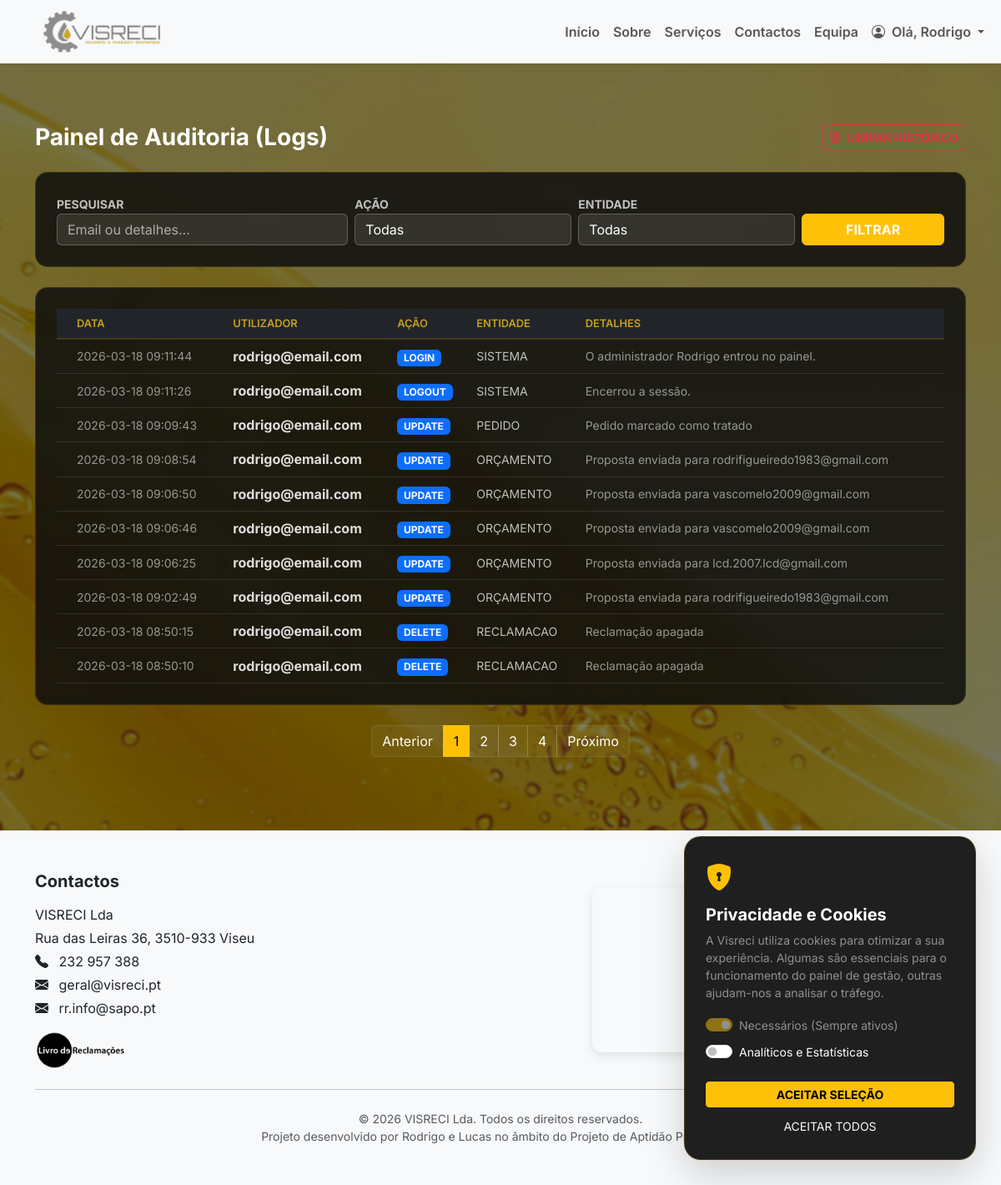
The app's page /admin/logs (signed in), older data.
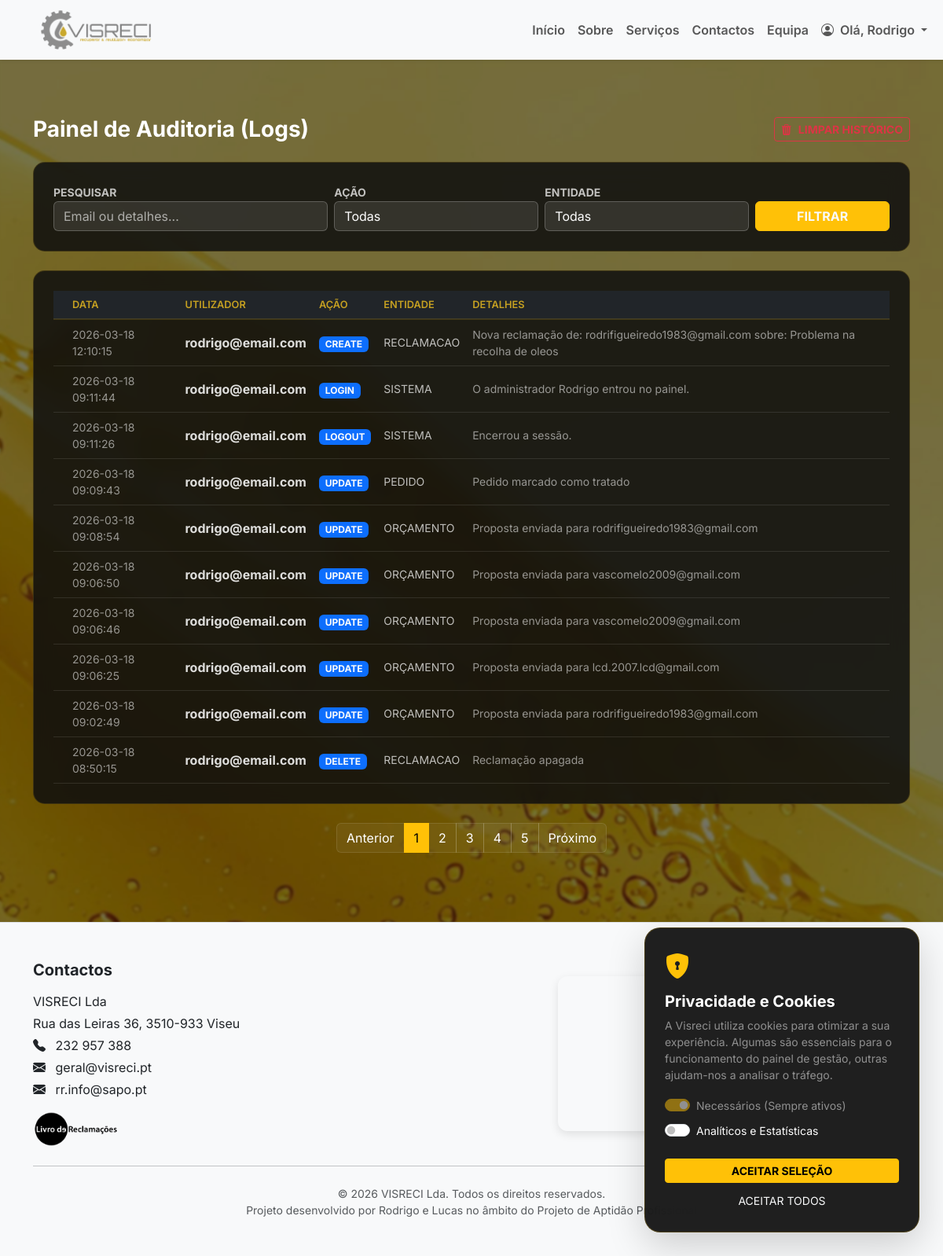
The same page, newer data.
### tables this page shows
CREATE TABLE logs (
            id INTEGER PRIMARY KEY AUTOINCREMENT,
            user_id INTEGER,
            user_email TEXT,
            action TEXT NOT NULL,
            entity TEXT NOT NULL,
            entity_id INTEGER,
            details TEXT,
            created_at DATETIME DEFAULT (datetime('now', 'localtime'))
        );

### app.py (the view)
@app.route("/admin/logs")
@login_required
def admin_logs():
    if session.get("user_role") != "admin": return redirect(url_for("dashboard"))
    page, q = request.args.get('page', 1, type=int), request.args.get('q', '').strip()
    act_f, ent_f = request.args.get('action', '').strip(), request.args.get('entity', '').strip()
    per_page = 10
    where, params = [], []
    if q: where.append("(user_email LIKE ? OR details LIKE ?)"); p = f"%{q}%"; params.extend([p, p])
    if act_f: where.append("action = ?"); params.append(act_f)
    if ent_f: where.append("entity = ?"); params.append(ent_f)
    where_sql = ("WHERE " + " AND ".join(where)) if where else ""
    conn = get_connection()
    total = conn.execute(f"SELECT COUNT(*) FROM logs {where_sql}", params).fetchone()[0]
    total_pages = max(1, math.ceil(total / per_page))
    logs = conn.execute(f"SELECT * FROM logs {where_sql} ORDER BY id DESC LIMIT ? OFFSET ?", params + [per_page, (page-1)*per_page]).fetchall()
    actions = [r[0] for r in conn.execute("SELECT DISTINCT action FROM logs WHERE action IS NOT NULL").fetchall()]
    entities = [r[0] for r in conn.execute("SELECT DISTINCT entity FROM logs WHERE entity IS NOT NULL").fetchall()]
    conn.close()
    return render_template("admin_logs.html", logs=logs, page=page, total_pages=total_pages, q=q, action=act_f, entity=ent_f, actions=actions, entities=entities)

### app.py (called while the page is built)
def get_connection():
    conn = sqlite3.connect("app.db", timeout=30)
    conn.row_factory = sqlite3.Row
    return conn

def login_required(view_func):
    @wraps(view_func)
    def wrapper(*args, **kwargs):
        if "user_id" not in session:
            return redirect(url_for("login"))
        return view_func(*args, **kwargs)
    return wrapper

@app.context_processor
def inject_translations():
    lang = session.get('lang', 'pt')
    return {
        'lang': lang,
        't': TRANSLATIONS.get(lang, TRANSLATIONS['pt'])
    }

### templates/admin_logs.html (shortened to what this page needs)
{% extends "menu.html" %}
{% block content %}
<section class="py-4 mt-5">
    <div class="container">
        <div class="d-flex justify-content-between align-items-center mb-4">
            <h3 class="text-white fw-bold m-0">Painel de Auditoria (Logs)</h3>
            <form action="{{ url_for('admin_logs_limpar') }}" method="POST"
                onsubmit="return confirm('Tens a certeza que queres apagar todos os logs permanentemente?');">
                <button type="submit" class="btn btn-outline-danger btn-sm fw-bold">
                    <i class="bi bi-trash3-fill me-2"></i>LIMPAR HISTÓRICO
                </button>
            </form>
        </div>
        <form method="GET" action="{{ url_for('admin_logs') }}" class="table-glass on-dark p-3 mb-4">
            <div class="row g-2 align-items-end">
                <div class="col-md-4">
                    <label class="text-warning small fw-bold">PESQUISAR</label>
                    <input type="text" name="q" value="{{ q }}" class="form-control input-glass"
                        placeholder="Email ou detalhes...">
                </div>
                <div class="col-md-3">
                    <label class="text-warning small fw-bold">AÇÃO</label>
                    <select name="action" class="form-select input-glass">
                        <option value="">Todas</option>
                    </select>
                </div>
                <div class="col-md-3">
                    <label class="text-warning small fw-bold">ENTIDADE</label>
                    <select name="entity" class="form-select input-glass">
                        <option value="">Todas</option>
                    </select>
                </div>
                <div class="col-md-2 d-grid">
                    <button type="submit" class="btn btn-warning fw-bold">FILTRAR</button>
                </div>
            </div>
        </form>
        <div class="table-glass on-dark p-0 overflow-hidden">
            <div class="table-responsive">
                <table class="table table-hover align-middle mb-0 text-white">
                    <thead class="bg-dark">
                        <tr class="text-warning">
                            <th class="ps-4">Data</th>
                            <th>Utilizador</th>
                            <th>Ação</th>
                            <th>Entidade</th>
                            <th>Detalhes</th>
                        </tr>
                    </thead>
                    <tbody>
                        {% for l in logs %}
                        <tr class="border-bottom border-secondary border-opacity-25">
                            <td class="ps-4 small opacity-75">{{ l.created_at }}</td>
                            <td class="fw-bold">{{ l.user_email or 'Sistema' }}</td>
                            <td><span class="badge bg-primary">{{ l.action }}</span></td>
                            <td class="text-warning small">{{ l.entity|upper }}</td>
                            <td class="small opacity-75">{{ l.details }}</td>
                        </tr>
                        {% else %}
                        <tr>
                            <td colspan="5" class="text-center py-5 text-muted italic">Nenhum log encontrado.</td>
                        </tr>
                        {% endfor %}
                    </tbody>
                </table>
            </div>
        </div>
        {% if total_pages > 1 %}
        <nav class="mt-4">
            <ul class="pagination justify-content-center custom-pagination">
                <li class="page-item {{ 'disabled' if page == 1 }}">
                    <a class="page-link"
                        href="{{ url_for('admin_logs', page=page-1, q=q, action=action, entity=entity) }}">Anterior</a>
                </li>
                {% for p in range(1, total_pages + 1) %}
                <li class="page-item {{ 'active' if p == page }}">
                    <a class="page-link"
                        href="{{ url_for('admin_logs', page=p, q=q, action=action, entity=entity) }}">{{ p }}</a>
                </li>
                {% endfor %}
                <li class="page-item {{ 'disabled' if page == total_pages }}">
                    <a class="page-link"
                        href="{{ url_for('admin_logs', page=page+1, q=q, action=action, entity=entity) }}">Próximo</a>
                </li>
            </ul>
        </nav>
        {% endif %}
    </div>
</section>
{% endblock %}

### templates/menu.html (shortened to what this page needs)
<!doctype html>
<html lang="pt">
<head>
    <link href="https://cdn.jsdelivr.net/npm/bootstrap@5.3.2/dist/css/bootstrap.min.css" rel="stylesheet">
    <link rel="stylesheet" href="https://cdn.jsdelivr.net/npm/bootstrap-icons@1.11.3/font/bootstrap-icons.min.css">
    <link rel="stylesheet" href="/CSS/style.css">
</head>
<body class="{% block body_class %}{% endblock %}">
    <nav class="navbar navbar-expand-lg navbar-light bg-light shadow-sm sticky-top">
        <div class="container-fluid">
            <a class="navbar-brand mx-auto mx-lg-0 d-flex align-items-center" href="{{ url_for('index') }}">
                <img src="/IMG/LogoLetra.png" alt="Visreci Logo" class="logo-navbar" style="max-height: 50px;">
            </a>
            <div class="collapse navbar-collapse" id="menuNav">
                <ul class="navbar-nav ms-auto mb-2 mb-lg-0 fw-semibold">
                    <li class="nav-item"><a class="nav-link" href="{{ url_for('index') }}">Início</a></li>
                    <li class="nav-item"><a class="nav-link" href="{{ url_for('sobre') }}">Sobre</a></li>
                    <li class="nav-item"><a class="nav-link" href="{{ url_for('servicos') }}">Serviços</a></li>
                    <li class="nav-item"><a class="nav-link" href="{{ url_for('contactos') }}">Contactos</a></li>
                    <li class="nav-item"><a class="nav-link" href="{{ url_for('equipa') }}">Equipa</a></li>
                    {% if session.get("user_id") %}
                    <li class="nav-item dropdown">
                        <a class="nav-link dropdown-toggle" href="#" role="button" data-bs-toggle="dropdown">
                            <i class="bi bi-person-circle me-1"></i> Olá, {{ session.get("user_name") }}
                        </a>
                    </li>
                    {% else %}
                    <li class="nav-item">
                        <a class="nav-link" href="{{ url_for('login') }}">
                            <i class="bi bi-lock-fill me-1"></i> Área de Trabalhadores
                        </a>
                    </li>
                    {% endif %}
                </ul>
            </div>
        </div>
    </nav>
    <main>
        {% block content %}{% endblock %}
    </main>
    <footer class="bg-light text-dark text-center text-md-start py-5 mt-5 border-top">
        <div class="container">
            <div class="row align-items-center">
                <div class="col-md-6 mb-4 mb-md-0">
                    <h5 class="fw-bold mb-3">Contactos</h5>
                    <p class="mb-1">VISRECI Lda</p>
                    <p class="mb-1">Rua das Leiras 36, 3510-933 Viseu</p>
                    <p class="mb-1"><i class="bi bi-telephone-fill me-2"></i> 232 957 388</p>
                    <p class="mb-1"><i class="bi bi-envelope-fill me-2"></i> geral@visreci.pt</p>
                    <p class="mb-3"><i class="bi bi-envelope-fill me-2"></i> rr.info@sapo.pt</p>
                    <a href="/reclamar"
                        class="text-warning text-decoration-none small fw-bold d-flex align-items-center">
                        <img src="{{ url_for('static', filename='IMG/logo_LRE_preto positivo.png') }}"
                            alt="Livro de Reclamações" style="height: 45px; width: auto;" class="me-2">
                    </a>
                </div>
                <div class="col-md-6 d-flex justify-content-center">
                </div>
            </div>
            <hr class="my-4">
            <div class="text-center small text-muted">
                © 2026 VISRECI Lda. Todos os direitos reservados.
            </div>
            <div class="text-center small text-muted">
                Projeto desenvolvido por Rodrigo e Lucas no âmbito do Projeto de Aptidão Profissional
            </div>
        </div>
    </footer>
    <div id="cookie-consent" class="cookie-modal shadow-lg" style="display: none;">
        <div class="cookie-content">
            <div class="cookie-header">
                <i class="bi bi-shield-lock-fill text-warning fs-2"></i>
                <h5 class="text-white mt-2 fw-bold">Privacidade e Cookies</h5>
            </div>
            <div class="cookie-body">
                <p class="text-white-50 small">
                    A Visreci utiliza cookies para otimizar a sua experiência. Algumas são essenciais para o
                    funcionamento do painel de gestão, outras ajudam-nos a analisar o tráfego.
                </p>
                <div class="cookie-options">
                    <div class="form-check form-switch mb-2">
                        <input class="form-check-input" type="checkbox" id="cookies-essenciais" checked disabled>
                        <label class="form-check-label text-white small" for="cookies-essenciais">Necessários (Sempre
                            ativos)</label>
                    </div>
                    <div class="form-check form-switch mb-2">
                        <input class="form-check-input" type="checkbox" id="cookies-analiticos">
                        <label class="form-check-label text-white small" for="cookies-analiticos">Analíticos e
                            Estatísticas</label>
                    </div>
                </div>
            </div>
            <div class="cookie-footer d-grid gap-2 mt-4">
                <button onclick="saveConsent()" class="btn btn-warning fw-bold btn-sm">ACEITAR SELEÇÃO</button>
                <button onclick="acceptAllCookies()" class="btn btn-outline-light btn-sm border-0">ACEITAR
                    TODOS</button>
            </div>
        </div>
    </div>
</body>
</html>

### CSS/style.css (style rules this page uses)
:root { --vis-accent: #ffc107; --vis-accent-hover: #e0a800; --vis-text: #f9fafb; --vis-muted: rgba(255, 255, 255, .72); --vis-glass: rgba(255, 255, 255, .12); --vis-glass-2: rgba(255, 255, 255, .08); --vis-glass-border: rgba(255, 255, 255, .18); --vis-shadow: 0 20px 60px rgba(0, 0, 0, .35); --vis-shadow-soft: 0 10px 30px rgba(0, 0, 0, .20); }
body { background-image: url('/IMG/Background 2.jpg'); background-size: cover; background-repeat: no-repeat; background-position: center; background-attachment: fixed; font-family: 'Inter', sans-serif; position: relative; min-height: 100vh; }
body::before { content: ""; position: fixed; inset: 0; z-index: -1; background: rgba(0, 0, 0, .25); backdrop-filter: blur(1.5px); -webkit-backdrop-filter: blur(1.5px); }
section { scroll-margin-top: 100px; }
.navbar { padding-top: 0.5rem; padding-bottom: 0.5rem; z-index: 1030; }
.logo-navbar { height: 70px; width: auto; margin-left: 40px; }
.navbar-brand { display: flex; align-items: center; }
footer { background-color: rgba(248, 249, 250, 0.95); backdrop-filter: blur(5px); -webkit-backdrop-filter: blur(5px); }
.on-dark, .on-dark * { color: var(--vis-text); }
.input-glass { background: rgba(255, 255, 255, .10) !important; border: 1px solid rgba(255, 255, 255, .22) !important; color: var(--vis-text) !important; }
.input-glass::placeholder { color: rgba(255, 255, 255, .60) !important; }
.table-glass { background: rgba(0, 0, 0, .35); border: 1px solid rgba(255, 255, 255, .16); border-radius: 18px; overflow: hidden; }
.table-glass .table { --bs-table-bg: transparent; --bs-table-color: rgba(255, 255, 255, .86); --bs-table-border-color: rgba(255, 255, 255, .10); --bs-table-striped-bg: rgba(255, 255, 255, .06); --bs-table-hover-bg: rgba(255, 255, 255, .08); }
.table-glass thead { background: rgba(255, 255, 255, .10); }
.table-glass th { color: rgba(255, 255, 255, .92) !important; border-color: rgba(255, 255, 255, .14) !important; }
.table-glass td { color: rgba(255, 255, 255, .86) !important; border-color: rgba(255, 255, 255, .10) !important; }
.table-glass .text-muted, .table-glass .small, .table-glass small { color: rgba(255, 255, 255, .72) !important; }
.table-glass.on-dark { background: rgba(15, 15, 15, 0.85) !important; backdrop-filter: blur(12px); -webkit-backdrop-filter: blur(12px); border-radius: 15px; border: 1px solid rgba(197, 160, 33, 0.2); padding: 25px !important; }
.table thead th { color: #c5a021 !important; font-weight: 600; text-transform: uppercase; font-size: 0.8rem; border-bottom: 2px solid rgba(197, 160, 33, 0.2) !important; }
.input-glass option { background-color: #222 !important; color: #fff !important; }
.input-glass { color: white !important; }

### templates/menu.html (style rules this page uses)
html, body { height: 100%; }
body { display: flex; flex-direction: column; }
main { flex: 1 0 auto; }
footer { flex-shrink: 0; }
.cookie-modal { position: fixed; bottom: 30px; right: 30px; width: 350px; background: rgba(20, 20, 20, 0.95); backdrop-filter: blur(20px); border: 1px solid rgba(255, 193, 7, 0.2); border-radius: 20px; z-index: 10000; padding: 25px; color: white; }
.cookie-header i { animation: pulse 2s infinite; }
.form-check-input:checked { background-color: #ffc107; border-color: #ffc107; }

### templates/admin_logs.html (style rules this page uses)
.input-glass option { background: #222; color: #fff; }
.custom-pagination .page-link { background: rgba(255, 255, 255, 0.05); border: 1px solid rgba(255, 255, 255, 0.1); color: #fff; transition: 0.3s; }
.custom-pagination .page-item.active .page-link { background: #ffc107 !important; color: #000; border-color: #ffc107; }

Row changes from the older to the newer data that the page shows:
no longer on this page (row unchanged): logs: created_at "2026-03-18 08:50:10", user_email "rodrigo@email.com", action "DELETE", entity "RECLAMACAO", details "Reclamação apagada"
added logs: created_at "2026-03-18 12:10:15", user_email "rodrigo@email.com", action "CREATE", entity "RECLAMACAO", details "Nova reclamação de: rodrifigueiredo1983@gmail.com sobre: Problema na recolha de oleos"
Text that changed along with them:
new list line: "5"
